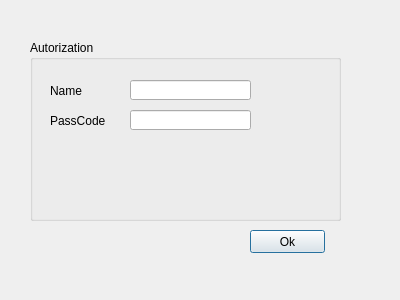
<?xml version="1.0" encoding="UTF-8"?>
<ui version="4.0">
 <class>Dialog</class>
 <widget class="QDialog" name="Dialog">
  <property name="geometry">
   <rect>
    <x>0</x>
    <y>0</y>
    <width>400</width>
    <height>300</height>
   </rect>
  </property>
  <property name="windowTitle">
   <string>Dialog</string>
  </property>
  <widget class="QGroupBox" name="groupBox">
   <property name="geometry">
    <rect>
     <x>30</x>
     <y>40</y>
     <width>311</width>
     <height>181</height>
    </rect>
   </property>
   <property name="title">
    <string>Autorization</string>
   </property>
   <widget class="QLabel" name="label">
    <property name="geometry">
     <rect>
      <x>20</x>
      <y>40</y>
      <width>61</width>
      <height>21</height>
     </rect>
    </property>
    <property name="text">
     <string>Name</string>
    </property>
   </widget>
   <widget class="QLabel" name="label_2">
    <property name="geometry">
     <rect>
      <x>20</x>
      <y>70</y>
      <width>61</width>
      <height>21</height>
     </rect>
    </property>
    <property name="text">
     <string>PassCode</string>
    </property>
   </widget>
   <widget class="QLineEdit" name="lineEdit1">
    <property name="geometry">
     <rect>
      <x>100</x>
      <y>40</y>
      <width>121</width>
      <height>20</height>
     </rect>
    </property>
   </widget>
   <widget class="QLineEdit" name="lineEdit2">
    <property name="geometry">
     <rect>
      <x>100</x>
      <y>70</y>
      <width>121</width>
      <height>20</height>
     </rect>
    </property>
   </widget>
  </widget>
  <widget class="QPushButton" name="pushButton">
   <property name="geometry">
    <rect>
     <x>250</x>
     <y>230</y>
     <width>75</width>
     <height>23</height>
    </rect>
   </property>
   <property name="text">
    <string>Ok</string>
   </property>
  </widget>
 </widget>
 <resources/>
 <connections/>
</ui>
